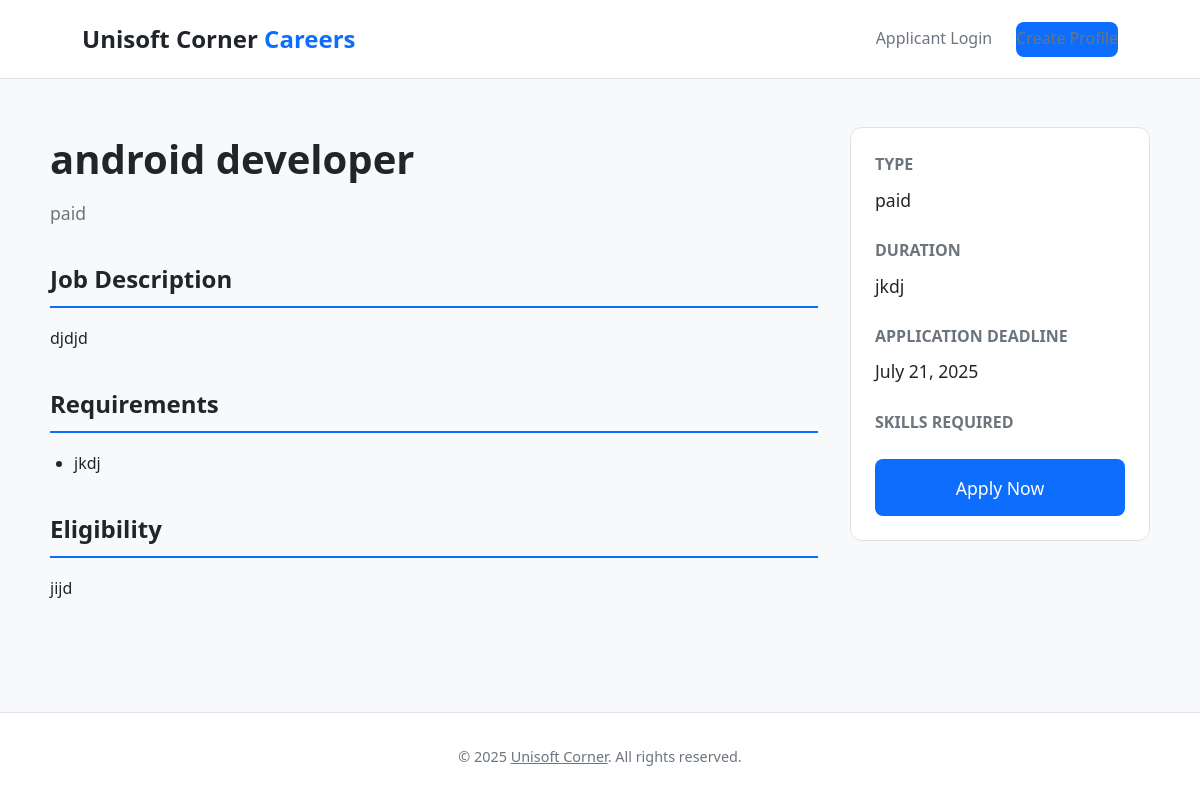
The page /internships/1/ on the database as committed earlier.
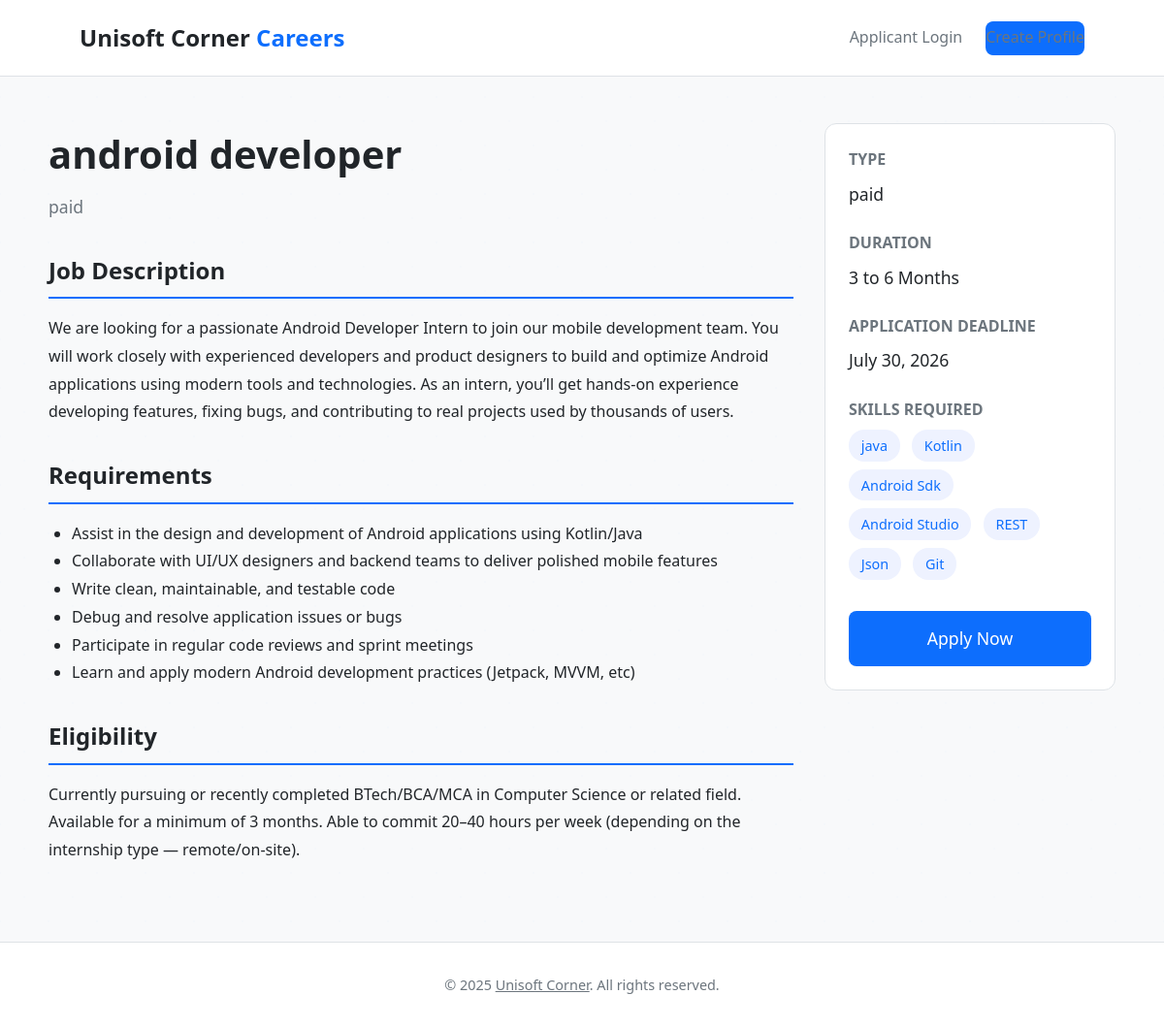
The same page on the database as committed later.
### internships/models.py (models this page shows, shortened)
class Internship(models.Model):
    TYPE_CHOICES = (
        ('paid', 'Paid'),
        ('unpaid', 'Unpaid'),
    )
    title = models.CharField(max_length=200)
    description = models.TextField()
    type = models.CharField(max_length=10, choices=TYPE_CHOICES)
    skills_required = models.ManyToManyField(Skill, blank=True)
    requirements = models.TextField()
    eligibility = models.TextField()
    duration = models.CharField(max_length=50)
    location = models.CharField(max_length=100)
    application_deadline = models.DateField()
    max_positions = models.PositiveIntegerField(default=1)
    current_accepted = models.PositiveIntegerField(default=0)
    is_active = models.BooleanField(default=True)
    created_at = models.DateTimeField(auto_now_add=True)

class Skill(models.Model):
    name = models.CharField(max_length=50, unique=True)
    slug = models.SlugField(unique=True)
    def __str__(self):
        return self.name

### internships/views.py (the view)
# urls.py: path("<int:int_id>/",views.internship_detail_view,name="internship_detail")
def internship_detail_view(request,int_id):
    internship = get_object_or_404(Internship,id = int_id )
    sentences = [s.strip() for s in internship.requirements.split('.') if s.strip()]
    eligibilties = [s.strip() for s in internship.eligibility.split('.') if s.strip()]
    context = {
        'internship' : internship,
        'sentences' : sentences,
        'eligibilties':eligibilties,
    }
    return render(request,"internships/internship_detail.html",context)

### templates/internships/internship_detail.html (shortened to what this page needs)
{% extends 'core/base.html' %}
{% block content %}
<div class="container detail-container">
    <div class="main-content">
        <div class="internship-header">
            <h1 class="internship-title">{{internship.title}}</h1>
            <p class="internship-location">{{internship.type}}</p>
        </div>
        <div class="detail-section">
            <h2>Job Description</h2>
            <p>{{internship.description}}</p>
        </div>
        <div class="detail-section">
            <h2>Requirements</h2>
            <ul>
                {%for sentence in sentences %}
                <li>{{sentence}}</li>
                {%endfor%}
            </ul>
        </div>
        <div class="detail-section">
            <h2>Eligibility</h2>
            <p>{{internship.eligibility}}</p>
        </div>
    </div>
    <aside class="sidebar">
        <div class="sidebar-item">
            <h3>Type</h3>
            <p>{{internship.type}}</p>
        </div>
        <div class="sidebar-item">
            <h3>Duration</h3>
            <p>{{internship.duration}}</p>
        </div>
        <div class="sidebar-item">
            <h3>Application Deadline</h3>
            <p>{{internship.application_deadline}}</p>
        </div>
        <div class="sidebar-item">
            <h3>Skills Required</h3>
            <div class="skills-container">
                {% for skill in internship.skills_required.all %}
                <span class="skill-tag">{{skill}}</span>
            {%endfor%}
            </div>
        </div>
        <a href="{% url 'applications:apply' internship.id %}" class="apply-btn">Apply Now</a>
    </aside>
</div>
{% endblock %}

Rows that differ between the two databases and show on the page:
changed Internship "android developer": description "djdjd" → "We are looking for a passionate Android Developer Intern to join our mobile development team. You will work closely with experienced developers and product designers to build and optimize Android applications using modern tools and technologies. As an intern, you’ll get hands-on experience developing features, fixing bugs, and contributing to real projects used by thousands of users."; eligibility "jijd" → "Currently pursuing or recently completed BTech/BCA/MCA in Computer Science or related field. Available for a minimum of 3 months. Able to commit 20–40 hours per week (depending on the internship type — remote/on-site)."; duration "jkdj" → "3 to 6 Months"; application_deadline "July 21, 2025" → "July 30, 2026"
added Skill: name "java"
added Skill: name "Kotlin"
added Skill: name "Android Sdk"
added Skill: name "Android Studio"
added Skill: name "REST"
added Skill: name "Json"
added Skill: name "Git"
Other text that changed with them:
new list line: "Assist in the design and development of Android applications using Kotlin/Java"
new list line: "Collaborate with UI/UX designers and backend teams to deliver polished mobile features"
new list line: "Write clean, maintainable, and testable code"
new list line: "Debug and resolve application issues or bugs"
new list line: "Participate in regular code reviews and sprint meetings"
new list line: "Learn and apply modern Android development practices (Jetpack, MVVM, etc)"
list line gone: "jkdj"
